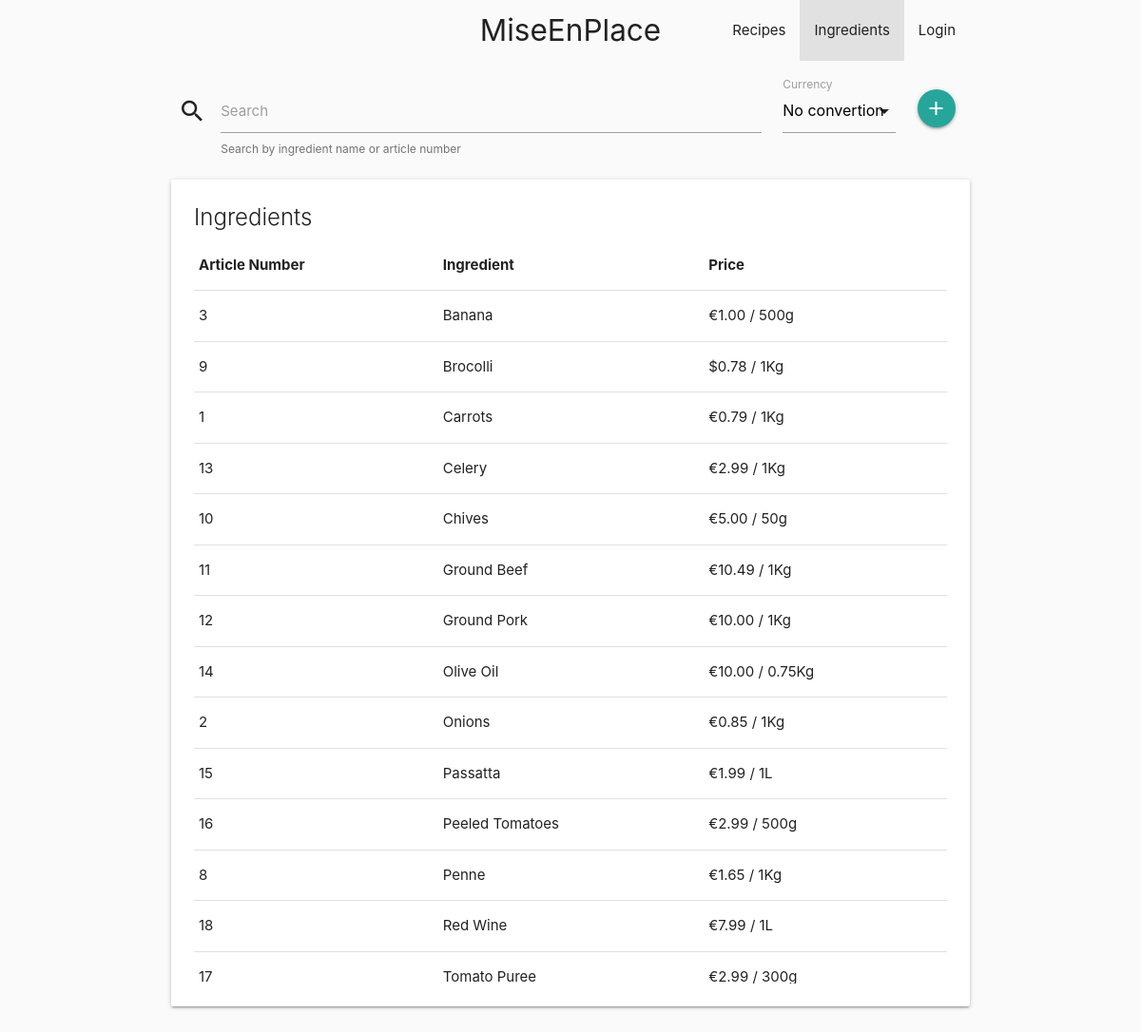
The page /ingredients/ on the database its author committed.
### manager/models.py (models this page shows, shortened)
class Ingredient(models.Model):
    name = models.CharField(max_length=255, db_index=True)
    slug = models.SlugField(max_length=255, unique=True)
    article_number = models.IntegerField(unique=True, db_index=True)
    price = models.DecimalField(max_digits=5, decimal_places = 2)
    currency = models.ForeignKey(Currency, related_name="ingredient_currency", on_delete=models.DO_NOTHING)
    quantity = models.DecimalField(max_digits=6, decimal_places=3)
    unit = models.ForeignKey(Unit, related_name="ingredient_unit", on_delete=models.DO_NOTHING)
    created_by = models.ForeignKey(User, related_name="ingredient_creator", on_delete=models.DO_NOTHING)
    created_date = models.DateTimeField(auto_now_add=True)
    updated_date = models.DateTimeField(auto_now=True)
    def get_absolute_url(self):
        return reverse('manager:ingredient_update', args=[self.slug])
    def get_normalized(self):
        return self.quantity.normalize()

class Currency(models.Model):
    name = models.CharField(max_length=255, db_index=True)
    label = models.CharField(max_length=16)
    symbol = models.CharField(max_length=3)
    class Meta:
        verbose_name_plural = 'currencies'

class Unit(models.Model):
    name = models.CharField(max_length=255)
    label = models.CharField(max_length=10)
    def __str__(self):
        return self.label

### manager/views.py (the view)
# urls.py: path('ingredients/', views.ingredients, name='ingredients'),
def ingredients(request):
    search_query = request.GET.get('search', False)
    ingredients = Ingredient.objects.all().order_by('name').filter(Q(name__icontains=search_query or '') |
                                                                   Q(article_number__icontains=search_query or ''))
    for ingredient in ingredients:
        ingredient = currency_rate(request, ingredient)
    return render(request, 'manager/ingredient/index.html', {'ingredients': ingredients, 'anim': not search_query, "currencies": Currency.objects.all()})

### manager/utils.py (called while the page is built, shortened)
def currency_rate(request, obj):
    currency_filter = request.GET.get('currency', '')
    try:
        currency = Currency.objects.get(label = currency_filter)
    except ObjectDoesNotExist:
        currency = False
    return obj

### templates/manager/ingredient/index.html (shortened to what this page needs)
{% extends "../base_layout.html" %}
{% load static %}
{% block ingredients %}active{%endblock%}
{% block content %}
    <div class="container mt-3 {% if anim %}enter-ingredients{% endif %}">
        <div class="row grey lighten-5 search_bar">
            <form method="GET">
                <div class="input-field col s9">
                    <i class="material-icons prefix">search</i>
                    <input id="icon_prefix" name="search" type="text" onclass="validate">
                    <span class="helper-text" data-error="wrong" data-success="right">Search by ingredient name or article number</span>
                    <label for="icon_prefix">Search</label>
                </div>
                <div class="input-field col s2">
                    <label for="currency">Currency</label>
                </div>
            </form>
            <div class="input-field col s1">
                <a class="btn-floating btn waves-effect waves-light" href="{% url "manager:create_ingredient" %}"><i class="material-icons">add</i></a>
            </div>
        </div>
        <div class="card">
            <div class="card-content">
                <span class="card-title">Ingredients</span>
                <div class="overflow-scroll mh-60v">
                    <table class="highlight">
                        <thead>
                            <tr>
                                <th>Article Number</th>
                                <th>Ingredient</th>
                                <th>Price</th>
                            </tr>
                        </thead>
                        <tbody>
                            {% if ingredients|length == 0 %}
                                <tr data-url="{{ingredient.get_absolute_url}}">
                                    <td>No data</td>
                                    <td></td>
                                    <td></td>
                                </tr>
                            {% else %}
                                {% for ingredient in ingredients %}
                                    <tr data-url="{{ingredient.get_absolute_url}}">
                                        <td>{{ingredient.article_number}}</td>
                                        <td>{{ingredient.name}}</td>
                                        <td>{{ingredient.currency.symbol}}{{ingredient.price}} / {{ingredient.get_normalized}}{{ingredient.unit}}</td>
                                    </tr>
                                {% endfor %}
                            {% endif %}
                        </tbody>
                    </table>
                </div>
            </div>
        </div>
    </div>
{% endblock %}

### static/manager/css/anim.css (style rules this page uses)
.enter-ingredients { -webkit-animation: enter-op 1s cubic-bezier(0.215, 0.610, 0.355, 1.000) both; animation: enter-op 1s cubic-bezier(0.215, 0.610, 0.355, 1.000) both; }

### static/manager/css/style.css (style rules this page uses)
.search_bar { position: sticky; top: 64px; z-index: 10; margin: 0px -4px 0px -4px; }
.overflow-scroll { overflow: scroll; }
.mt-3 { margin-top: 1em; }
.mh-60v { max-height: 60vh; }

### rows shown on the page
Ingredient: article_number "3", name "Banana", currency.symbol "€", price "1.00", get_normalized "500", unit "g"
Ingredient: article_number "9", name "Brocolli", currency.symbol "$", price "0.78", get_normalized "1", unit "Kg"
Ingredient: article_number "1", name "Carrots", currency.symbol "€", price "0.79", get_normalized "1", unit "Kg"
Ingredient: article_number "13", name "Celery", currency.symbol "€", price "2.99", get_normalized "1", unit "Kg"
Ingredient: article_number "10", name "Chives", currency.symbol "€", price "5.00", get_normalized "50", unit "g"
Ingredient: article_number "11", name "Ground Beef", currency.symbol "€", price "10.49", get_normalized "1", unit "Kg"
Ingredient: article_number "12", name "Ground Pork", currency.symbol "€", price "10.00", get_normalized "1", unit "Kg"
Ingredient: article_number "14", name "Olive Oil", currency.symbol "€", price "10.00", get_normalized "0.75", unit "Kg"
Ingredient: article_number "2", name "Onions", currency.symbol "€", price "0.85", get_normalized "1", unit "Kg"
Ingredient: article_number "15", name "Passatta", currency.symbol "€", price "1.99", get_normalized "1", unit "L"
Ingredient: article_number "16", name "Peeled Tomatoes", currency.symbol "€", price "2.99", get_normalized "500", unit "g"
Ingredient: article_number "8", name "Penne", currency.symbol "€", price "1.65", get_normalized "1", unit "Kg"
Ingredient: article_number "18", name "Red Wine", currency.symbol "€", price "7.99", get_normalized "1", unit "L"
Ingredient: article_number "17", name "Tomato Puree", currency.symbol "€", price "2.99", get_normalized "300", unit "g"
